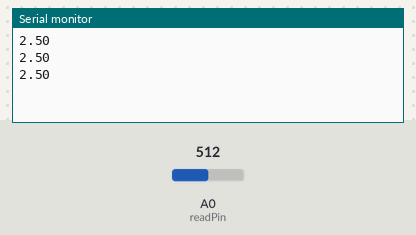
Recording of a sketch running on a simulated Arduino Uno, built with avr-gcc and run on an emulated ATmega328P. Shown: the last lines printed to the serial monitor. The inputs (shaded band) are chosen by the test bench; at power-on: A0 (readPin) = 512.

Above: at 1.3 s.
1.4 s: A0 (readPin) set to 716
At 1.9 s:
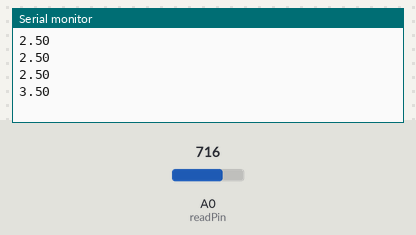
2.9 s: A0 (readPin) set to 900
At 3.4 s:
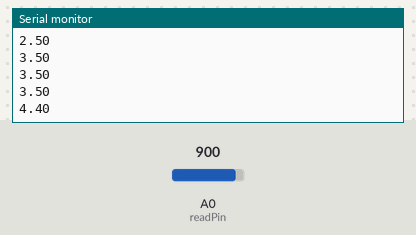
Timing chart, 0 to 5.9 s (numbered marks = the images above; inputs shaded):
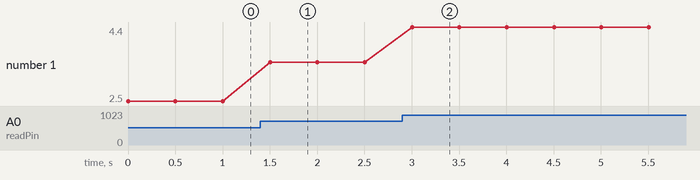

The sketch:

06_analog_read.ino
```cpp
int readPin=A0;
int readVal;
float Voltage2;
int halfBreak=500;

void setup() {
  // put your setup code here, to run once:
  pinMode(readPin, INPUT);
  Serial.begin(9600); // printing on screen + baud rate

}

void loop() {
  // put your main code here, to run repeatedly:
  readVal=analogRead(readPin);
  Voltage2=(5./1023.)*readVal; // 5. to avoid int division
  Serial.println(Voltage2); // print line
  delay(halfBreak);
}
```

Measured:
- after the input at 1.4 s, the serial monitor: prints a new line after 0.10 s (image 1)
- after the input at 2.9 s, the serial monitor: prints a new line after 0.10 s (image 2)
- plotted number 1: 2.5 → 3.5 after the input at 1.4 s, 3.5 → 4.4 after the input at 2.9 s
